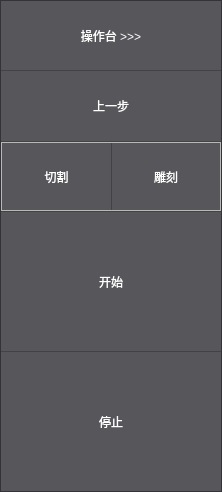
<?xml version="1.0" encoding="UTF-8"?>
<ui version="4.0">
 <class>BB_EasynForm</class>
 <widget class="QWidget" name="BB_EasynForm">
  <property name="geometry">
   <rect>
    <x>0</x>
    <y>0</y>
    <width>222</width>
    <height>492</height>
   </rect>
  </property>
  <property name="windowTitle">
   <string>Form</string>
  </property>
  <property name="styleSheet">
   <string notr="true">QFrame#frameEasyn{
	
	background-color: rgb(167, 167, 167);
}
QFrame#frameEasyn QPushButton{
	border:none;
	color: rgb(255, 255, 255);
	background-color: rgb(182, 182, 182);
}

QFrame#frameEasyn QPushButton:hover{
	border:none;
	color: rgb(255, 255, 255);
	background-color: rgb(162, 162, 162);
}
QFrame#frameEasyn QPushButton:pressed{
	border:none;
	color: rgb(255, 255, 255);
	background-color: rgb(142, 142, 142);
}</string>
  </property>
  <layout class="QVBoxLayout" name="verticalLayout">
   <property name="spacing">
    <number>0</number>
   </property>
   <property name="leftMargin">
    <number>0</number>
   </property>
   <property name="topMargin">
    <number>0</number>
   </property>
   <property name="rightMargin">
    <number>0</number>
   </property>
   <property name="bottomMargin">
    <number>0</number>
   </property>
   <item>
    <widget class="QFrame" name="frameEasyn">
     <property name="styleSheet">
      <string notr="true">QFrame#frameEasyn{
	
	background-color: rgb(67, 66, 71);
}
QPushButton{
	border:none;
	color: rgb(255, 255, 255);
	font: 9pt &quot;微软雅黑&quot;;
	background-color: rgb(87, 86, 91);
}


QPushButton:hover{
	border:none;
	color: rgb(255, 255, 255);
	font: 9pt &quot;微软雅黑&quot;;
	background-color: rgb(107, 106, 101);
}
QPushButton:pressed{
	border:none;
	color: rgb(255, 255, 255);
	font: 9pt &quot;微软雅黑&quot;;
	background-color: rgb(59, 58, 63);
}
QPushButton:disabled{
	border:none;
	color: rgb(255, 255, 255);
	font: 9pt &quot;微软雅黑&quot;;
	background-color: rgb(130, 130, 130);
}</string>
     </property>
     <property name="frameShape">
      <enum>QFrame::StyledPanel</enum>
     </property>
     <property name="frameShadow">
      <enum>QFrame::Raised</enum>
     </property>
     <layout class="QVBoxLayout" name="verticalLayout_2" stretch="1,1,1,2,2">
      <property name="spacing">
       <number>1</number>
      </property>
      <property name="leftMargin">
       <number>0</number>
      </property>
      <property name="topMargin">
       <number>0</number>
      </property>
      <property name="rightMargin">
       <number>0</number>
      </property>
      <property name="bottomMargin">
       <number>0</number>
      </property>
      <item>
       <widget class="QPushButton" name="btnPannel">
        <property name="sizePolicy">
         <sizepolicy hsizetype="Minimum" vsizetype="Expanding">
          <horstretch>0</horstretch>
          <verstretch>0</verstretch>
         </sizepolicy>
        </property>
        <property name="text">
         <string>操作台 &gt;&gt;&gt;</string>
        </property>
       </widget>
      </item>
      <item>
       <widget class="QPushButton" name="btnPre">
        <property name="sizePolicy">
         <sizepolicy hsizetype="Minimum" vsizetype="Expanding">
          <horstretch>0</horstretch>
          <verstretch>0</verstretch>
         </sizepolicy>
        </property>
        <property name="text">
         <string>上一步</string>
        </property>
       </widget>
      </item>
      <item>
       <widget class="QFrame" name="frame">
        <property name="sizePolicy">
         <sizepolicy hsizetype="Preferred" vsizetype="Expanding">
          <horstretch>0</horstretch>
          <verstretch>0</verstretch>
         </sizepolicy>
        </property>
        <property name="frameShape">
         <enum>QFrame::StyledPanel</enum>
        </property>
        <property name="frameShadow">
         <enum>QFrame::Raised</enum>
        </property>
        <layout class="QHBoxLayout" name="horizontalLayout">
         <property name="spacing">
          <number>1</number>
         </property>
         <property name="leftMargin">
          <number>0</number>
         </property>
         <property name="topMargin">
          <number>0</number>
         </property>
         <property name="rightMargin">
          <number>0</number>
         </property>
         <property name="bottomMargin">
          <number>0</number>
         </property>
         <item>
          <widget class="QPushButton" name="btnSlice">
           <property name="enabled">
            <bool>true</bool>
           </property>
           <property name="sizePolicy">
            <sizepolicy hsizetype="Minimum" vsizetype="Expanding">
             <horstretch>0</horstretch>
             <verstretch>0</verstretch>
            </sizepolicy>
           </property>
           <property name="text">
            <string>切割</string>
           </property>
          </widget>
         </item>
         <item>
          <widget class="QPushButton" name="btnDraw">
           <property name="sizePolicy">
            <sizepolicy hsizetype="Minimum" vsizetype="Expanding">
             <horstretch>0</horstretch>
             <verstretch>0</verstretch>
            </sizepolicy>
           </property>
           <property name="text">
            <string>雕刻</string>
           </property>
          </widget>
         </item>
        </layout>
       </widget>
      </item>
      <item>
       <widget class="QPushButton" name="btnStart">
        <property name="sizePolicy">
         <sizepolicy hsizetype="Minimum" vsizetype="Expanding">
          <horstretch>0</horstretch>
          <verstretch>0</verstretch>
         </sizepolicy>
        </property>
        <property name="text">
         <string>开始</string>
        </property>
        <property name="icon">
         <iconset resource="../icon.qrc">
          <normaloff>:/Source/icon/print_begin.png</normaloff>:/Source/icon/print_begin.png</iconset>
        </property>
       </widget>
      </item>
      <item>
       <widget class="QPushButton" name="btnStop">
        <property name="sizePolicy">
         <sizepolicy hsizetype="Minimum" vsizetype="Expanding">
          <horstretch>0</horstretch>
          <verstretch>0</verstretch>
         </sizepolicy>
        </property>
        <property name="text">
         <string>停止</string>
        </property>
        <property name="icon">
         <iconset resource="../icon.qrc">
          <normaloff>:/Source/icon/print_cancle.png</normaloff>:/Source/icon/print_cancle.png</iconset>
        </property>
       </widget>
      </item>
     </layout>
    </widget>
   </item>
  </layout>
 </widget>
 <resources>
  <include location="../icon.qrc"/>
 </resources>
 <connections/>
</ui>
